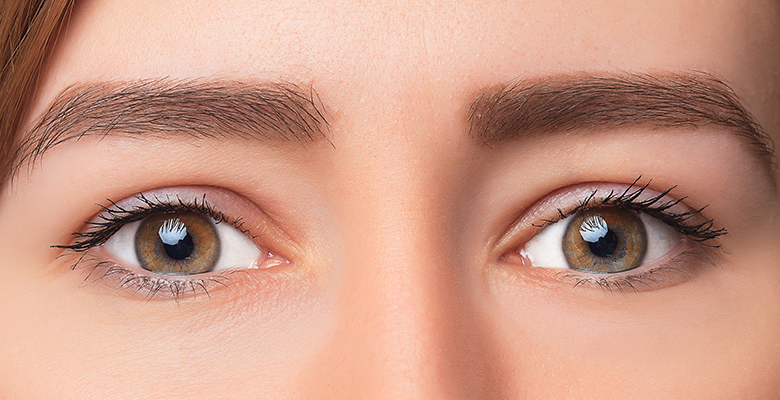
#> input picture 05_global_feat/img/eyes.jpg, 780 x 400 px
$ python -i task_2.py   (imports and definitions only)
#> lines starting #> are read from the running program, lines starting #| are printed output that depends on the picture
#> further down, picture is the input picture: shape (400, 780, 3); mean B, G, R 135.3, 154.4, 203.7
import cv2
import numpy as np
import matplotlib.pyplot as plt
from skimage.feature import hog
from skimage import exposure


def preprocess_image(image):
    # Переводим в оттенки серого
    gray_image = cv2.cvtColor(image, cv2.COLOR_BGR2GRAY) if len(image.shape) == 3 else image
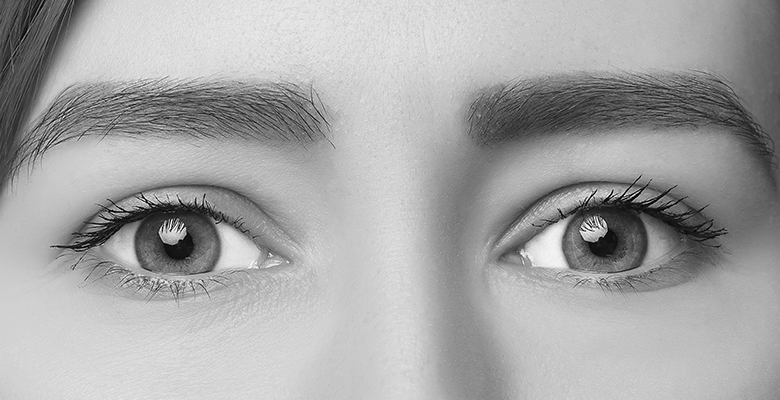
#> gray_image: shape (400, 780); min 0, max 255, mean 167

    # Применяем гистограммную эквализацию для улучшения контраста
    gray_image = cv2.equalizeHist(gray_image)
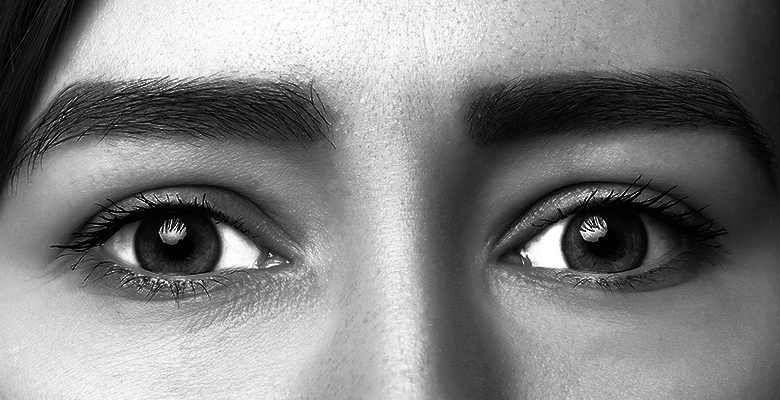
#> gray_image: shape (400, 780); min 0, max 255, mean 128.5

    # Уменьшаем шум с помощью гауссова размытия
    blurred_image = cv2.GaussianBlur(gray_image, (5, 5), 0)

    return blurred_image


def compute_hog(image, pixels_per_cell=(8, 8), cells_per_block=(2, 2), orientations=9):
    """Вычисляет HOG признаки для изображения и улучшает контраст HOG изображения для лучшей визуализации"""
    fd, hog_image = hog(
        image, orientations=orientations, pixels_per_cell=pixels_per_cell,
        cells_per_block=cells_per_block, visualize=True
    )
    hog_image_rescaled = exposure.rescale_intensity(hog_image, in_range=(0, 10))

    return fd, hog_image_rescaled


def cross_correlation(image, template, template_hog, template_shape):
    preprocessed_image = preprocess_image(image)

    result = cv2.matchTemplate(preprocessed_image, template, cv2.TM_CCOEFF_NORMED)

    min_val, max_val, min_loc, max_loc = cv2.minMaxLoc(result)
    window = preprocessed_image[max_loc[1]:max_loc[1]+template_shape[0], max_loc[0]:max_loc[0]+template_shape[1]]
    if window.shape == template_shape:
        window_hog, _ = compute_hog(window)
        score = np.sum(window_hog - template_hog)
    else:
        score = -1

    return max_loc, max_val, score

>>> import cv2
>>> picture = cv2.imread('img/eyes.jpg')
>>> result = preprocess_image(picture)

$ run again, on 05_global_feat/img/test_image_01.jpg
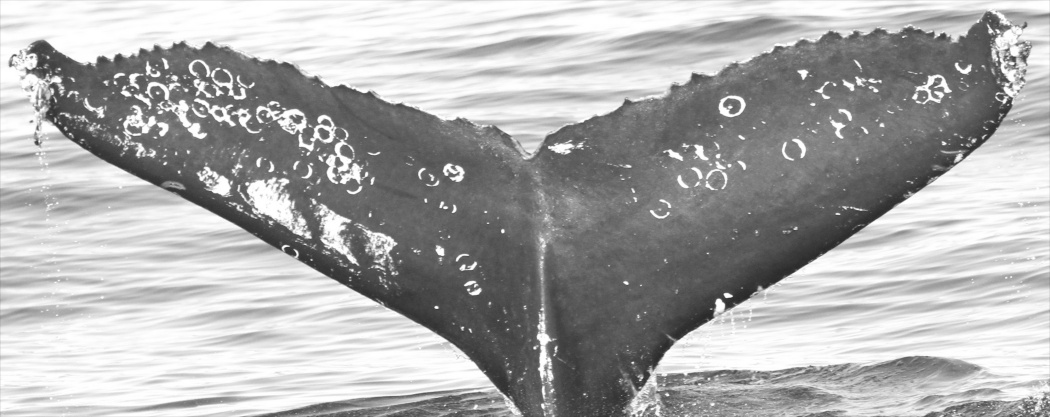
#> input picture 05_global_feat/img/test_image_01.jpg, 1050 x 417 px
#> picture is the input picture: shape (417, 1050, 3); min 38, max 255, mean 171.8
#> in preprocess_image, `gray_image = cv2.equalizeHist(gray_image)`:
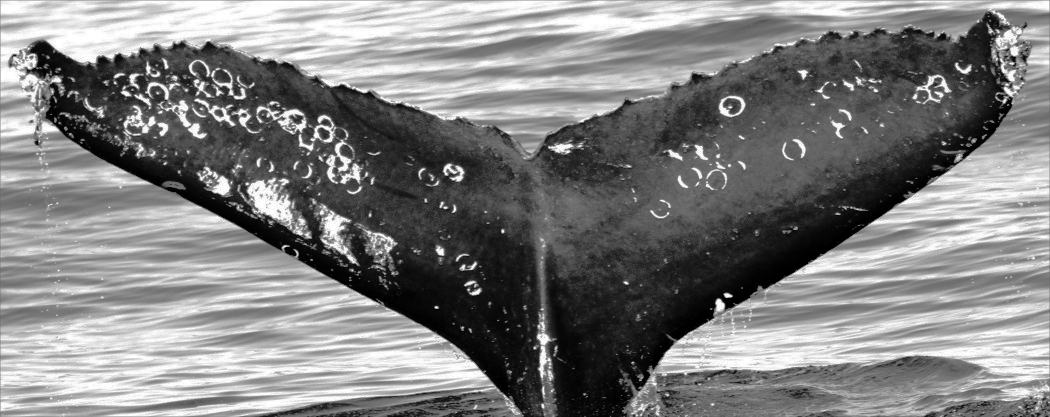
#> gray_image: shape (417, 1050); min 0, max 255, mean 128.5

$ run again, on 05_global_feat/img/woman.jpg
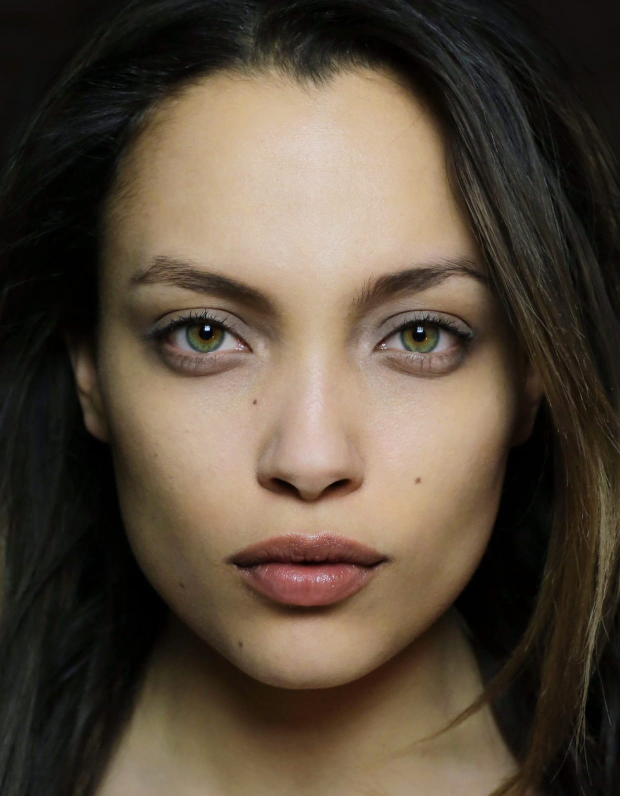
#> input picture 05_global_feat/img/woman.jpg, 1240 x 1591 px (shown at 1/2 size)
#> picture is the input picture: shape (1591, 1240, 3); mean B, G, R 59.6, 74.1, 87.1
#> in preprocess_image, `gray_image = cv2.cvtColor(image, cv2.COLOR_BGR2GRAY) if len(image.shap..`:
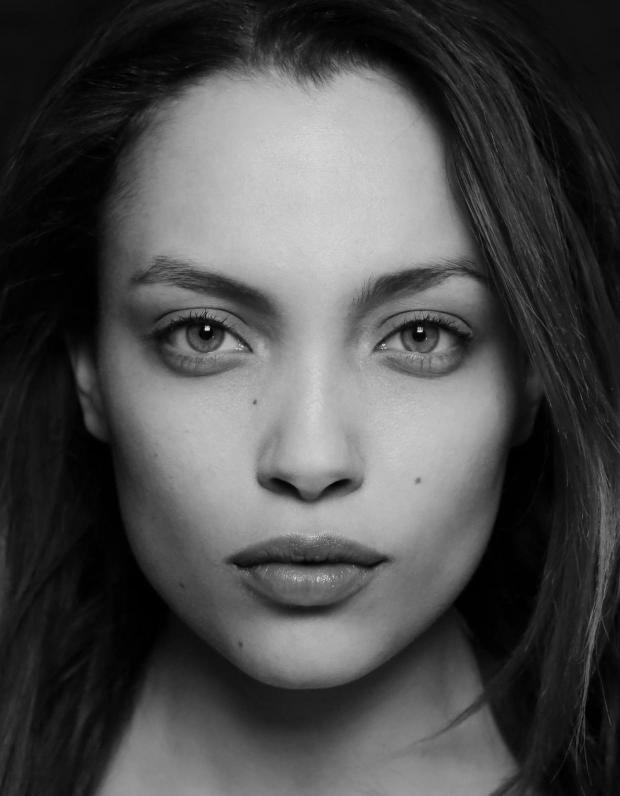
#> gray_image: shape (1591, 1240) (shown at 1/2 size); min 0, max 250, mean 76.3
#> in preprocess_image, `gray_image = cv2.equalizeHist(gray_image)`:
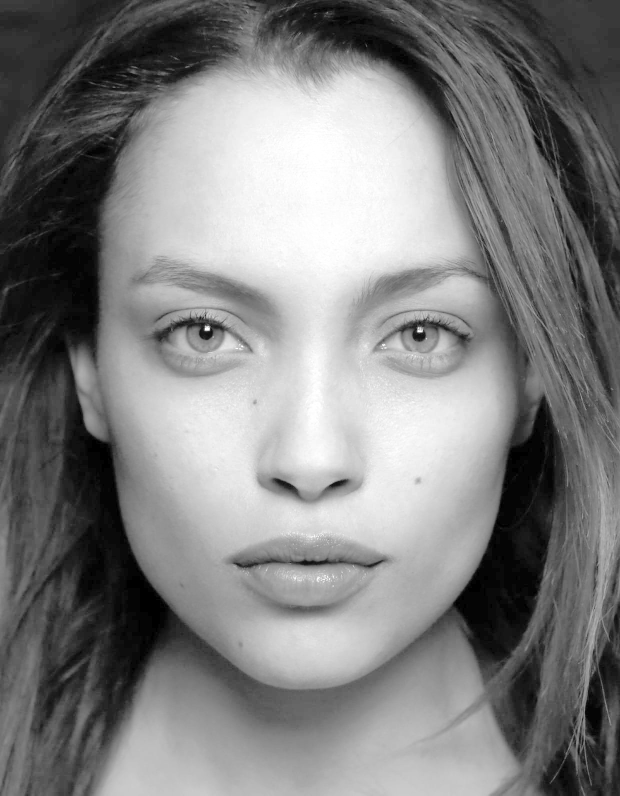
#> gray_image: shape (1591, 1240) (shown at 1/2 size); min 0, max 255, mean 128

$ run again, on 05_global_feat/img/eye.png
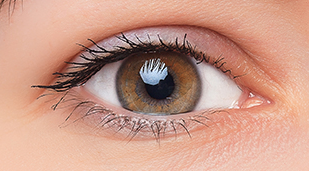
#> input picture 05_global_feat/img/eye.png, 309 x 171 px
#> picture is the input picture: shape (171, 309, 3); mean B, G, R 136, 153.2, 201.1
#> in preprocess_image, `gray_image = cv2.cvtColor(image, cv2.COLOR_BGR2GRAY) if len(image.shap..`:
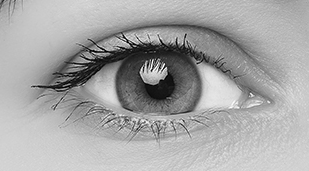
#> gray_image: shape (171, 309); min 0, max 255, mean 165.6
#> in preprocess_image, `blurred_image = cv2.GaussianBlur(gray_image, (5, 5), 0)`:
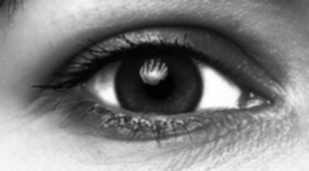
#> blurred_image: shape (171, 309); min 1, max 255, mean 128.7
